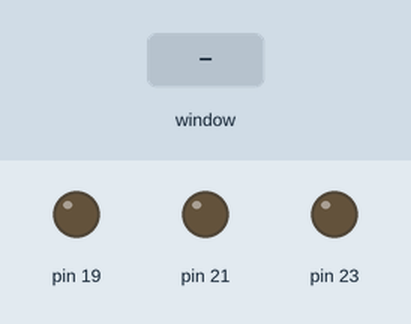
Simulated run of this program. Board: Raspberry Pi (header pin numbers). On the bench: output pins drawn as LEDs (lit = HIGH). The test bench sets the inputs (shaded band). The desktop window is not drawn, its controls go by their first labels and the mouse button is held 0.15 s.

Above: at 1.2 s.
1.3 s: control labelled "red light" in the window clicked
At 1.8 s:
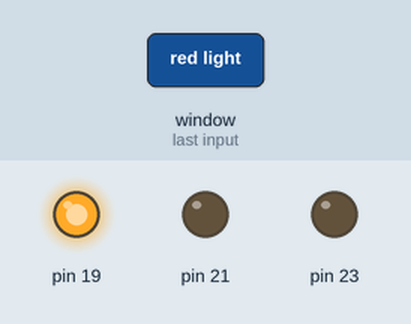
2.8 s: control labelled "green light" in the window clicked
At 4.0 s:
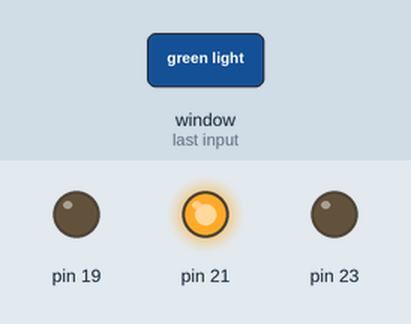
4.3 s: control labelled "blue light" in the window clicked
At 5.3 s:
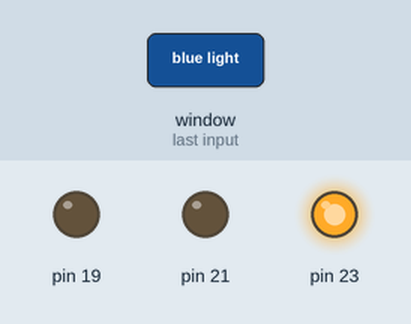
Timing chart, 0 to 7.3 s (numbered marks = the images above; inputs shaded):
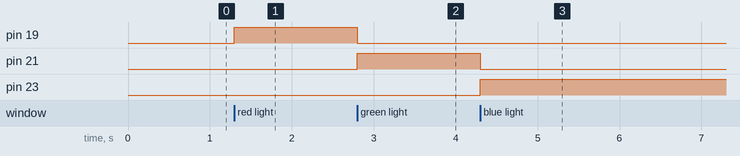

The program:

GUI.py
```python
from PyQt5 import QtWidgets
from PyQt5.QtWidgets import QApplication, QMainWindow, QPushButton
import sys
import RPi.GPIO as GPIO
import time
GPIO.setmode(GPIO.BOARD)
GPIO.setup(19, GPIO.OUT)
GPIO.setup(21, GPIO.OUT)
GPIO.setup(23, GPIO.OUT)

def clicked(pin):
    GPIO.output(19, GPIO.LOW)
    GPIO.output(21, GPIO.LOW)
    GPIO.output(23, GPIO.LOW)

    GPIO.output(pin,GPIO.HIGH)

def exitfunc():
    GPIO.output(19, GPIO.LOW)
    GPIO.output(21, GPIO.LOW)
    GPIO.output(23, GPIO.LOW)
    win.close

def window():
    app = QApplication(sys.argv)
    win = QMainWindow()
    win.setGeometry(200,200,300,300)
    win.setWindowTitle("RGB GUI")

    label = QtWidgets.QLabel(win)
    label.setText("RGB GUI")
    label.move(125,25)

    b1 = QtWidgets.QPushButton(win)
    b1.setText("exit")
    b1.clicked.connect(exitfunc)
    b1.move(100,200)

    r1 = QtWidgets.QRadioButton(win)
    r1.setText("red light")
    r1.clicked.connect(lambda: clicked(19))
    r1.move(100,75)

    r2 = QtWidgets.QRadioButton(win)
    r2.setText("green light")
    r2.clicked.connect(lambda: clicked(21))
    r2.move(100,100)

    r3 = QtWidgets.QRadioButton(win)
    r3.setText("blue light")
    r3.clicked.connect(lambda: clicked(23))
    r3.move(100,125)

    win.show()
    sys.exit(app.exec_())

window()
```

Measured:
- after the input at 1.3 s, pin 19: LOW → HIGH at once
- after the input at 2.8 s, pin 19: HIGH → LOW at once; pin 21: LOW → HIGH at once
- after the input at 4.3 s, pin 21: HIGH → LOW at once; pin 23: LOW → HIGH at once
